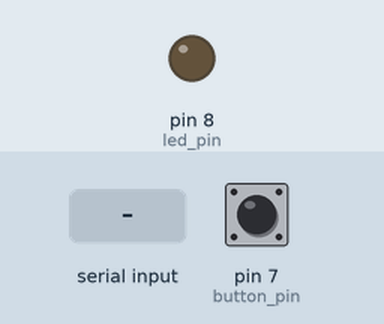
Simulated run of this sketch. Board: Arduino Uno, built with avr-gcc and run on an emulated ATmega328P. Parts: output pins drawn as LEDs (lit = HIGH). Inputs (shaded band) come from the test bench; at power-on: pin 7 (button_pin) LOW. What the sketch prints to the serial monitor is not drawn.

Above: at 1.2 s.
1.3 s: "30,150\n" received over Serial
At 2.0 s:
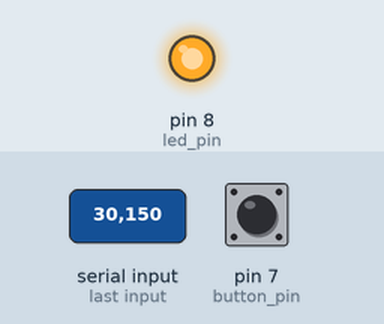
Timing chart, 0 to 4.3 s (numbered marks = the images above; inputs shaded):
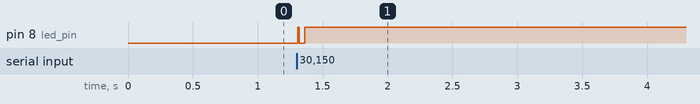

The sketch:

rasp_communaction.ino
```cpp
int led_pin = 8; //Initializing pin 8 of Arduino as the led pin
int button_pin = 7;  //Initializing pin 7 of Arduino as the button pin
int button_state = 0;  //Initializes a variable for storing the button state
int incoming_state = 0;  //Initializes a variable for storing the incoming data from Arduino
void setup(){
  Serial.begin(9600);  //Started the serial communication at 9600 baudrate
  pinMode(led_pin, OUTPUT); //Declaring led pin as output pin
  pinMode(button_pin, INPUT); //Declaring button pin as the input pin.
}
void loop(){
  if (Serial.available() > 0){  //Looking for incoming data
    incoming_state = Serial.read() - '0';  //Reading the data
    digitalWrite(led_pin, incoming_state);  //Making the LED light up or down
  }

  button_state = digitalRead(button_pin); //Reading the button state
  Serial.println(button_state);  //Sending the data over serial to Raspberry pi
}
```

Measured:
- after the input at 1.3 s, pin 8 (led_pin): LOW → HIGH at once, → LOW 0.01 s later, → HIGH 0.04 s later
